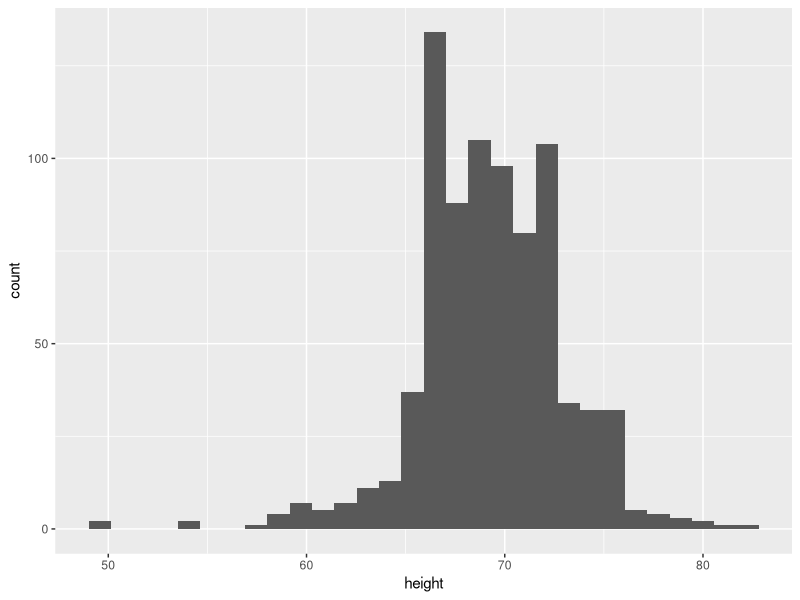
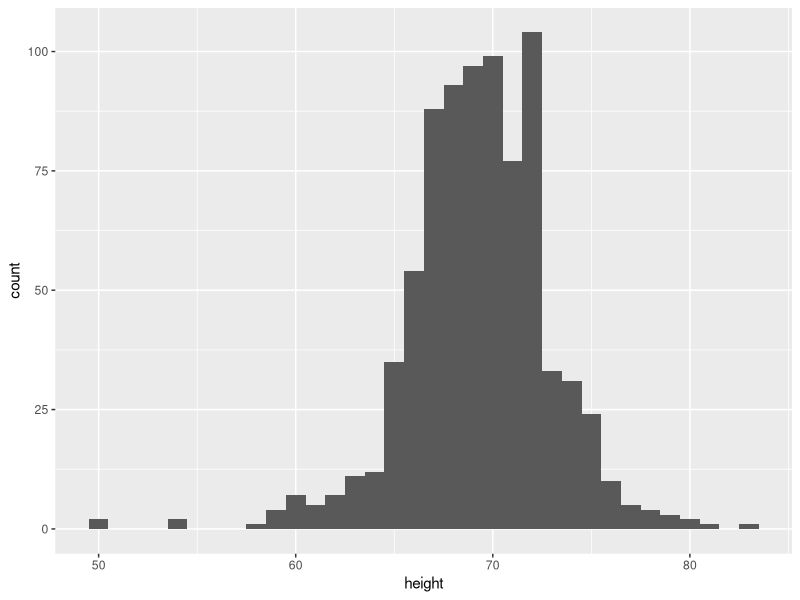
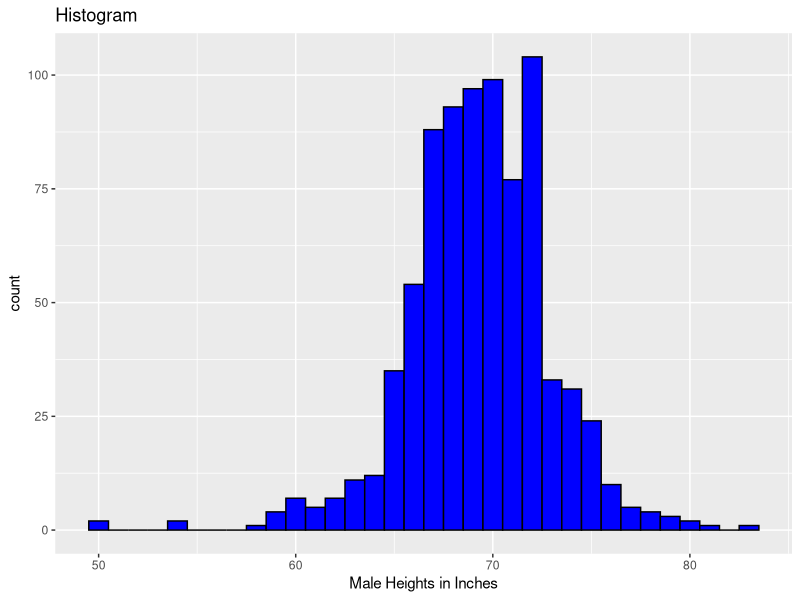
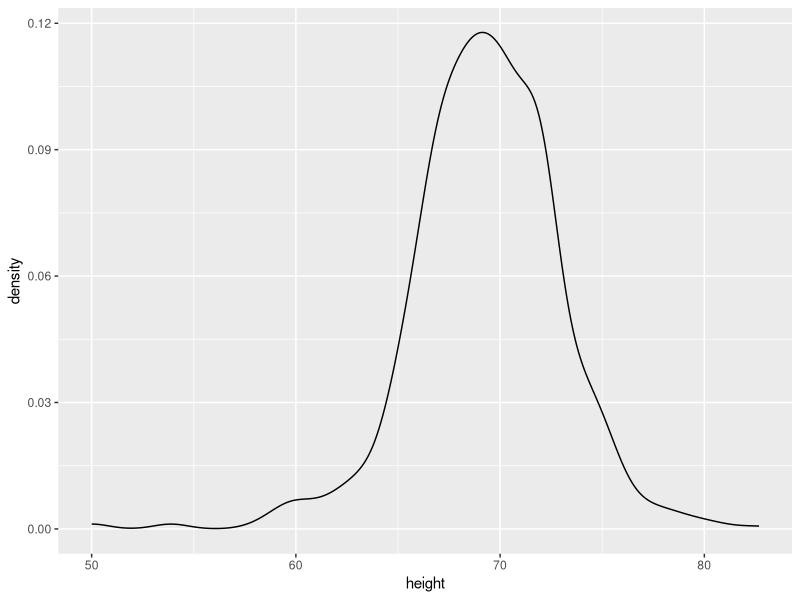
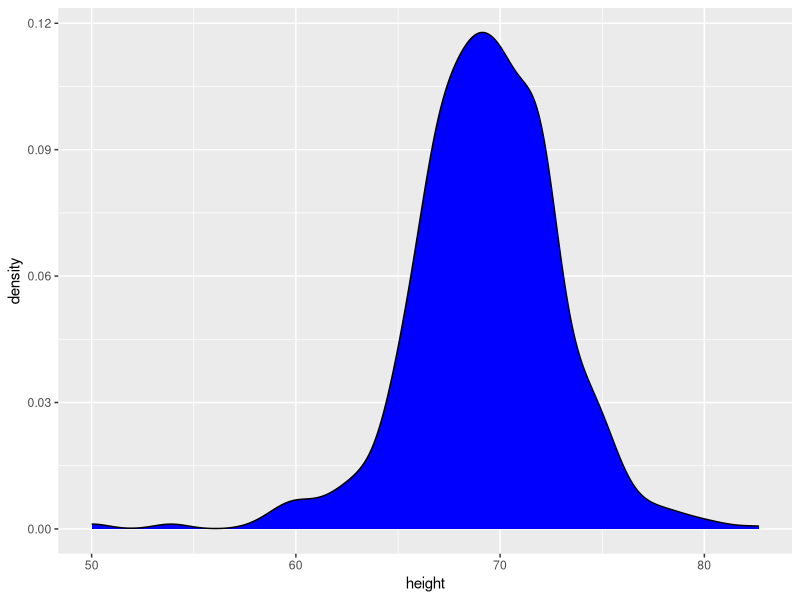
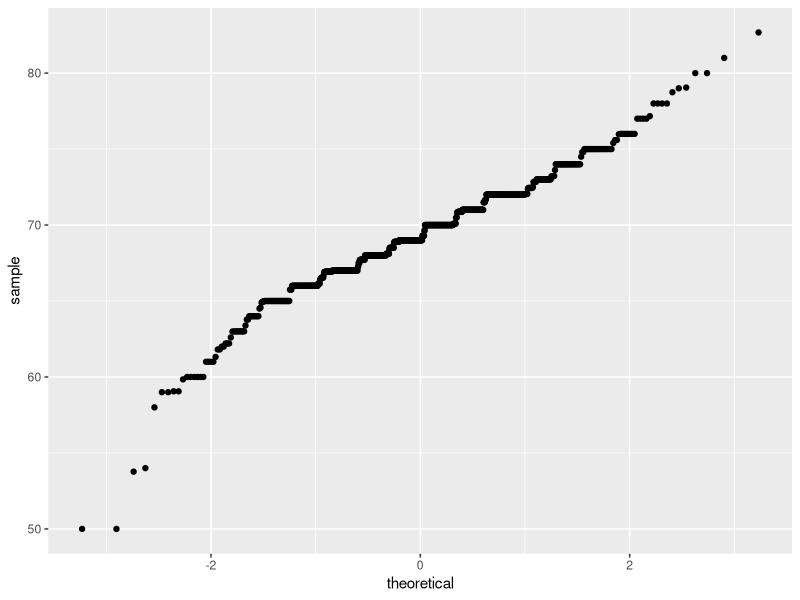
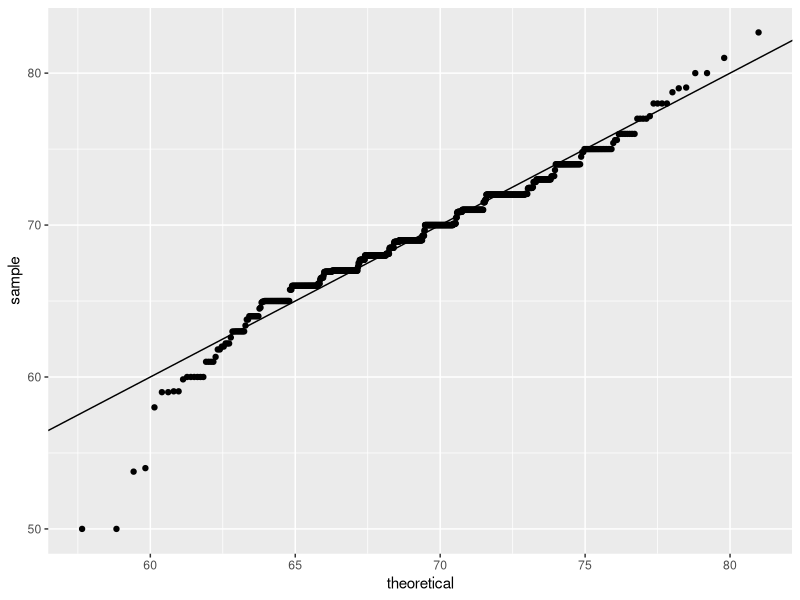
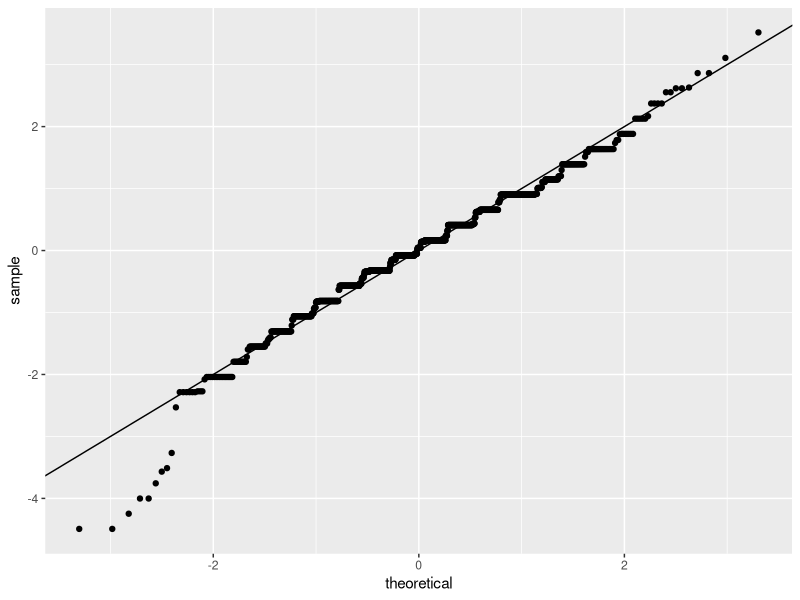

Recreate these plots in R, in order.
library(dslabs)
library(tidyverse)
data(heights)

#Male Murders into P

p <- heights %>% filter(sex == "Male") %>% ggplot(aes(x=height))

p + geom_histogram()   #Basic Histogram
p + geom_histogram(binwidth=1)

# histogram with blue fill, black outline, labels and title

p + geom_histogram( binwidth = 1, fill = "blue", col = "black")+
  xlab("Male Heights in Inches")+
  ggtitle("Histogram")

#smooth Density plot

p + geom_density()
p + geom_density(fill ="blue")

#Quantile-quantile(QQ) plots in ggplot

p <- heights %>% filter(sex == "Male") %>% ggplot(aes(sample=height))
p + geom_qq()

# QQ-plot against a normal distribution with same mean/sd as data
parems <- heights %>% filter(sex == "Male") %>% summarize(mean=mean(height), sd=sd(height))
p + geom_qq(dparams = parems) +
  geom_abline()


# QQ-plot of scaled data against the standard normal distribution

heights %>% ggplot(aes(sample = scale(height)))+
  geom_qq()+
  geom_abline()

# define plots p1, p2, p3

p <- heights %>% filter(sex == "Male") %>% ggplot(aes(x=height))

p1 <- p + geom_histogram(binwidth = 1, fill = "blue", col = "black")
p2 <- p + geom_histogram(binwidth = 2, fill = "blue", col = "black")
p3 <- p + geom_histogram(binwidth = 3, fill = "blue", col = "black")
p4 <- p + geom_histogram(binwidth = 4, fill = "blue", col = "black")

#Arranging graphs in a grid
library(gridExtra)
grid.arrange(p1,p2,p3, ncol = 3)

#Arranging in square box
grid.arrange(p1,p2,p3,p4, ncol =2, nrow = 2)
